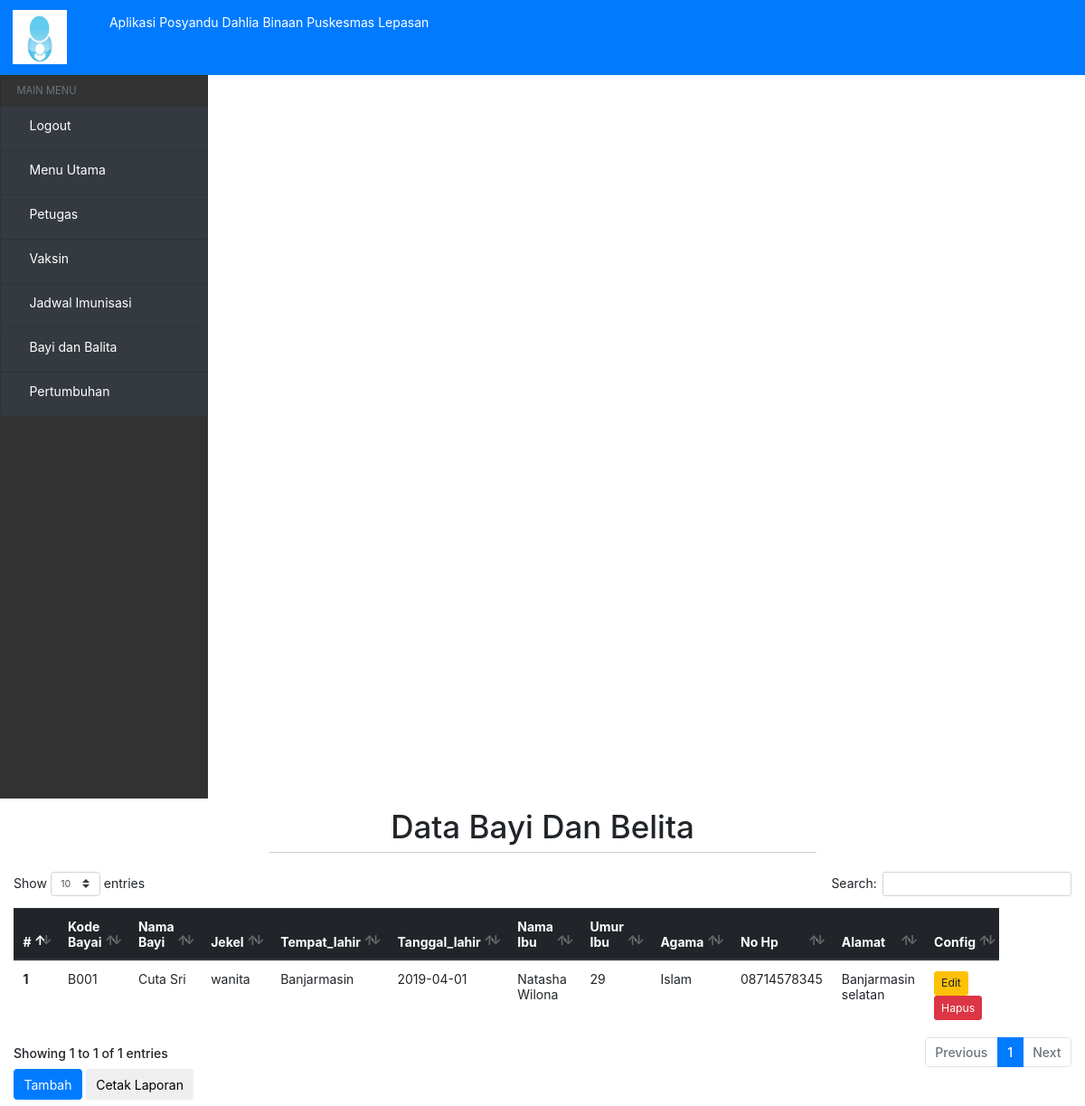
The page /?view=bayi (signed in) on the database as committed earlier.
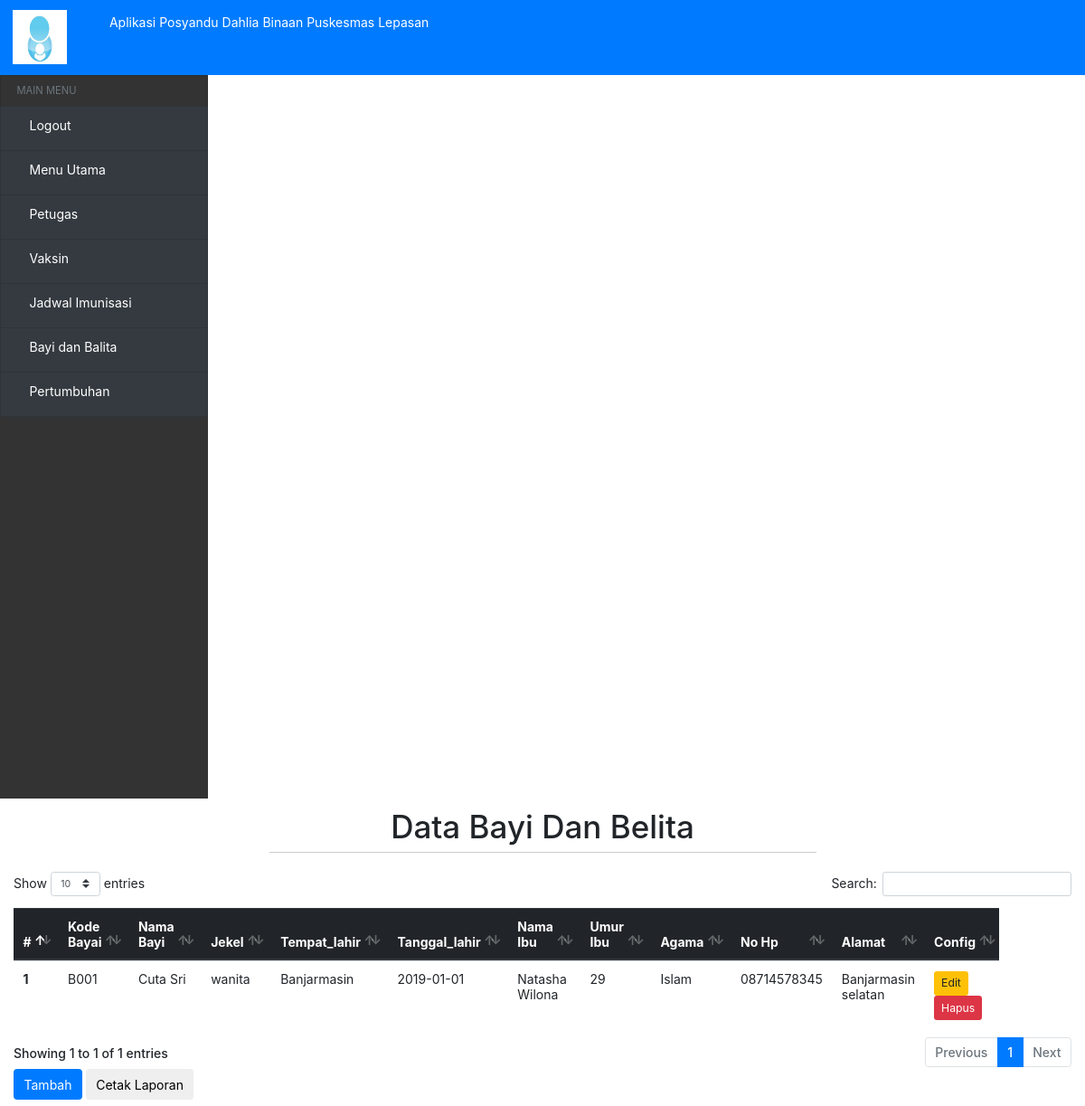
The same page on the database as committed later.
### tables this page shows
CREATE TABLE `bayi` (
  `Kode_bayi` varchar(10) NOT NULL,
  `Nama_bayi` varchar(30) NOT NULL,
  `Jekel` varchar(10) NOT NULL,
  `Tempat_lahir` varchar(20) NOT NULL,
  `Tanggal_lahir` date NOT NULL,
  `Nama_ibu` varchar(30) NOT NULL,
  `Umur_ibu` int(10) NOT NULL,
  `Agama` varchar(20) NOT NULL,
  `No_hp` varchar(15) NOT NULL,
  `Alamat` varchar(50) NOT NULL
);

### models/admin.php (called while the page is built, shortened)
<?php
class Admin
{
  private $mysqli;
  function __construct($mysqli)
  {
    $this->mysqli = $mysqli;
  }
public function showBayi(){
  $db = $this->mysqli->conn;
  $sql = "SELECT * FROM bayi";
  $query = $db->query($sql);
  return $query;
}
}
?>

### view/bayi-belita/bayi.php (the view, shortened to what this page needs)
<?php if (@$_SESSION['user']) { ?>
<div class="header-hal">
    <h1>Data Bayi Dan Belita</h1>
    <hr>
</div>
<div class="table-responsive" >
<table class="table table-responsive" id="table" width="1090">
  <thead class="thead-dark">
    <tr>
      <th scope="col">#</th>
      <th scope="col">Kode Bayai</th>
      <th scope="col">Nama Bayi</th>
      <th scope="col">Jekel</th>
      <th scope="col">Tempat_lahir</th>
      <th scope="col">Tanggal_lahir</th>
      <th scope="col">Nama Ibu</th>
      <th scope="col">Umur Ibu</th>
      <th scope="col">Agama</th>
      <th scope="col">No Hp</th>
      <th scope="col">Alamat</th>
      <?php if (@$_SESSION['hak_akses'] == 0) { ?>
      <th scope="col">Config</th>
      <?php } ?>
    </tr>
  </thead>
  <tbody>
      <?php
      if ($_SESSION['kode_bayi']) {
        $data = $objAdmin->showBayiPengguna($_SESSION['kode_bayi']);
      }else {
        $data = $objAdmin->showBayi();
      }
      $no = 1;
     while ($a = $data->fetch_object()) {
         ?>
    <tr>
      <th scope="row"><?= $no ?></th>
      <td><?= $a->Kode_bayi; ?></td>
      <td><?= $a->Nama_bayi; ?></td>
      <td><?= $a->Jekel; ?></td>
      <td><?= $a->Tempat_lahir; ?></td>
      <td><?= $a->Tanggal_lahir; ?></td>
      <td><?= $a->Nama_ibu; ?></td>
      <td><?= $a->Umur_ibu; ?></td>
      <td><?= $a->Agama; ?></td>
      <td><?= $a->No_hp; ?></td>
      <td><?= $a->Alamat; ?></td>
      <?php if (@$_SESSION['hak_akses'] == 0) { ?>
      <td>
          <a href="?view=rubah-bayi&kode=<?=$a->Kode_bayi; ?>" class="btn btn-sm btn-warning">Edit</a>
          <a href="?view=hapus-bayi&kode=<?=$a->Kode_bayi; ?>" class="btn btn-sm btn-danger">Hapus</a>
      </td>
      <?php } ?>
    </tr>
    <?php
     $no++;
     }
     ?>
  </tbody>
</table>
</div>
<?php if (@$_SESSION['hak_akses'] == 0) { ?>
<a href="?view=tambah-bayi">
    <button type="button" class="btn btn-primary">Tambah</button>
</a>
<a href="view/laporan/laporan-bayi.php">
    <button type="button" class="btn btn-default">Cetak Laporan</button>
</a>
<?php } ?>
<?php } ?>

Rows that differ between the two databases and show on the page:
changed bayi "Cuta Sri": Tanggal_lahir "2019-04-01" → "2019-01-01"
